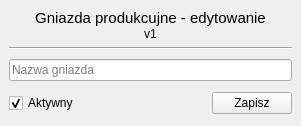
<?xml version="1.0" encoding="UTF-8"?>
<ui version="4.0">
 <class>Form</class>
 <widget class="QWidget" name="Form">
  <property name="geometry">
   <rect>
    <x>0</x>
    <y>0</y>
    <width>301</width>
    <height>126</height>
   </rect>
  </property>
  <property name="windowTitle">
   <string>Form</string>
  </property>
  <layout class="QGridLayout" name="gridLayout">
   <property name="leftMargin">
    <number>0</number>
   </property>
   <property name="topMargin">
    <number>0</number>
   </property>
   <property name="rightMargin">
    <number>0</number>
   </property>
   <property name="bottomMargin">
    <number>0</number>
   </property>
   <property name="spacing">
    <number>0</number>
   </property>
   <item row="0" column="0">
    <widget class="QWidget" name="widget" native="true">
     <layout class="QVBoxLayout" name="verticalLayout_3">
      <item>
       <widget class="QWidget" name="widget_2" native="true">
        <layout class="QVBoxLayout" name="verticalLayout_2">
         <property name="spacing">
          <number>0</number>
         </property>
         <property name="leftMargin">
          <number>0</number>
         </property>
         <property name="topMargin">
          <number>0</number>
         </property>
         <property name="rightMargin">
          <number>0</number>
         </property>
         <property name="bottomMargin">
          <number>0</number>
         </property>
         <item>
          <widget class="QLabel" name="label">
           <property name="font">
            <font>
             <pointsize>11</pointsize>
            </font>
           </property>
           <property name="text">
            <string>Gniazda produkcujne - edytowanie</string>
           </property>
           <property name="alignment">
            <set>Qt::AlignCenter</set>
           </property>
          </widget>
         </item>
         <item>
          <widget class="QLabel" name="label_2">
           <property name="text">
            <string>v1</string>
           </property>
           <property name="alignment">
            <set>Qt::AlignCenter</set>
           </property>
          </widget>
         </item>
        </layout>
       </widget>
      </item>
      <item>
       <widget class="Line" name="line">
        <property name="orientation">
         <enum>Qt::Horizontal</enum>
        </property>
       </widget>
      </item>
      <item>
       <widget class="QWidget" name="widget_3" native="true">
        <layout class="QVBoxLayout" name="verticalLayout">
         <property name="spacing">
          <number>0</number>
         </property>
         <property name="leftMargin">
          <number>0</number>
         </property>
         <property name="topMargin">
          <number>0</number>
         </property>
         <property name="rightMargin">
          <number>0</number>
         </property>
         <property name="bottomMargin">
          <number>0</number>
         </property>
         <item>
          <widget class="QLineEdit" name="text_linia">
           <property name="placeholderText">
            <string>Nazwa gniazda</string>
           </property>
          </widget>
         </item>
        </layout>
       </widget>
      </item>
      <item>
       <widget class="QWidget" name="widget_4" native="true">
        <layout class="QHBoxLayout" name="horizontalLayout">
         <property name="spacing">
          <number>0</number>
         </property>
         <property name="leftMargin">
          <number>0</number>
         </property>
         <property name="topMargin">
          <number>0</number>
         </property>
         <property name="rightMargin">
          <number>0</number>
         </property>
         <property name="bottomMargin">
          <number>0</number>
         </property>
         <item>
          <widget class="QCheckBox" name="check_aktywny">
           <property name="text">
            <string>Aktywny</string>
           </property>
           <property name="checked">
            <bool>true</bool>
           </property>
          </widget>
         </item>
         <item>
          <spacer name="horizontalSpacer">
           <property name="orientation">
            <enum>Qt::Horizontal</enum>
           </property>
           <property name="sizeHint" stdset="0">
            <size>
             <width>139</width>
             <height>20</height>
            </size>
           </property>
          </spacer>
         </item>
         <item>
          <widget class="QPushButton" name="btn_zapisz">
           <property name="text">
            <string>Zapisz</string>
           </property>
          </widget>
         </item>
        </layout>
       </widget>
      </item>
     </layout>
    </widget>
   </item>
  </layout>
 </widget>
 <resources/>
 <connections/>
</ui>
